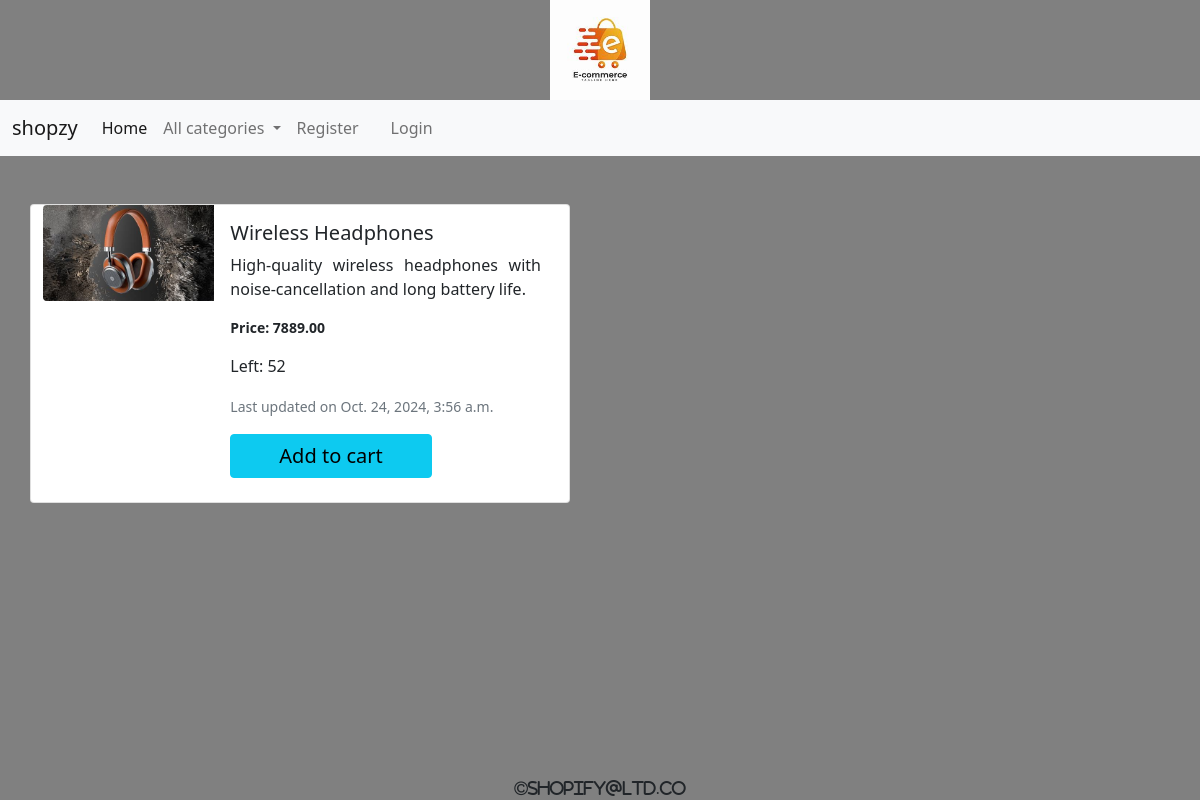
The page /details/21/ on the database its author committed.
### shop/models.py (models this page shows, shortened)
class Product(models.Model):
    name=models.CharField(max_length=20)
    desc=models.TextField()
    image=models.ImageField(upload_to="products")
    price=models.DecimalField(max_digits=10,decimal_places=2)
    stock=models.IntegerField()
    available=models.BooleanField(default=True)
    created=models.DateTimeField(auto_now_add=True)
    updated=models.DateTimeField(auto_now=True)
    category=models.ForeignKey(Category,on_delete=models.CASCADE)

### shop/views.py (the view)
# urls.py: path('details/<int:id>/',views.details,name="details"),
def details(request,id):
    d=Product.objects.filter(id=id)
    return render(request, 'details.html',{'product':d})

### cart/context_processors.py (called while the page is built, shortened)
def count_items(request):
    u=request.user
    count=0
    return {'c':count}

### shop/context_processors.py (called while the page is built)
def menu_links(request):
    c=Category.objects.all()
    return {'link':c}#we can use this data globally across all webpages inside our app

### templates/details.html
{% extends 'base.html' %}
{% load static %}
{% block content %}
<div class="container mt-5" style="margin-bottom:100px" xmlns="http://www.w3.org/1999/html">
   <div class="row">
    {% for i in product %}
    <div class="card mb-3" style="max-width: 540px;">
        <div class="row g-0">
            <div class="col-md-4">
                <img src="{{ i.image.url }}" class="img-fluid rounded-start" alt="...">
            </div>
            <div class="col-md-8">
                <div class="card-body">
                    <h5 class="card-title">{{ i.name }}</h5>
                    <p class="card-text " style="line-height:1.5; text-align:justify;">{{ i.desc }}</p>
                    <p class="card-text" style="font-size: 14px; font-weight: bold;">
                        Price: <span>{{ i.price }}</span>
                    </p>
                    <p class="card-text">
                        Left: <span>{{ i.stock }}</span>
                    </p>
                    <p class="card-text">
                        <small class="text-muted">
                            Last updated on <span>{{ i.updated }}</span>
                        </small>
                    </p>
                    {% if user.is_superuser %}
                        {% if i.stock > 0 %}
                            <a href="{% url 'shop:add_stock' i.id %}" class="btn btn-info px-5 mb-2 fs-5">Add Stock</a>
                        {% else %}
                            <h2 class="text-danger">PRODUCT OUT OF STOCK</h2>
                            <a href="{% url 'shop:add_stock' i.id %}" class="btn btn-info px-5 mb-2 fs-5">Add Stock</a>
                        {% endif %}
                    {% else %}
                        {% if i.stock > 0 %}
                            <a href="{% url 'cart:addtocart' i.id %}" class="btn btn-info px-5 mb-2 fs-5">Add to cart</a>
                        {% else %}
                            <h2 class="text-danger">OUT OF STOCK</h2>
                        {% endif %}
                    {% endif %}
                </div>
            </div>
        </div>
    </div>
    {% endfor %}
</div>
</div>
{% endblock %}

### static/css/style.css (style rules this page uses)
body { background-color:gray; }

### rows shown on the page
Product: image (picture), name "Wireless Headphones", desc "High-quality wireless headphones with noise-cancellation and long battery life.", price "7889.00", stock "52", updated "Oct. 24, 2024, 3:56 a.m.", shows "Add to cart"
